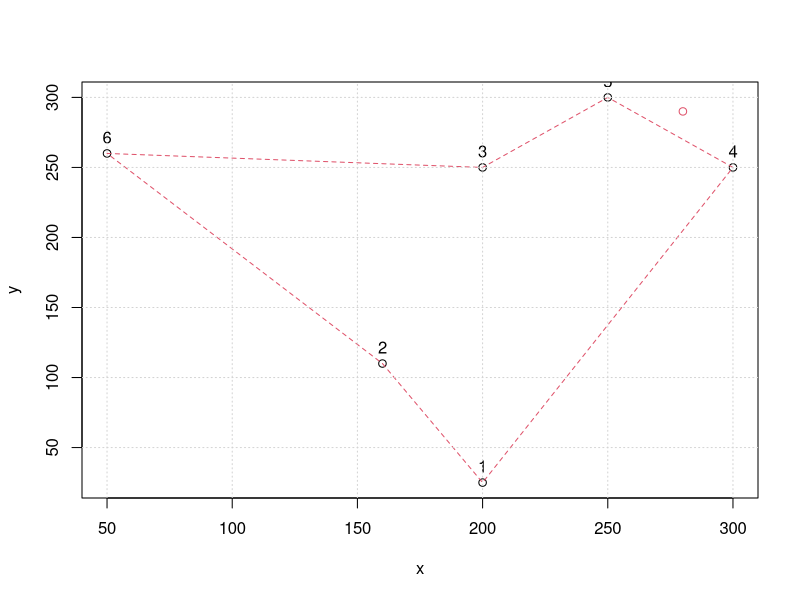

Source code (R):
## ---- chunk 1
knitr::opts_chunk$set(echo = TRUE)
library(TSP)
## ---- chunk 2
x = c(200, 160, 200,300,250,50)
y = c(25, 110, 250, 250, 300, 260)
## ---- chunk 3
tourMAT = ETSP(data.frame(x, y))
tourSolve = solve_TSP(tourMAT)
tour_length(tourSolve)
plot(tourMAT, tourSolve )
points(280, 290, col=2 )
grid()
